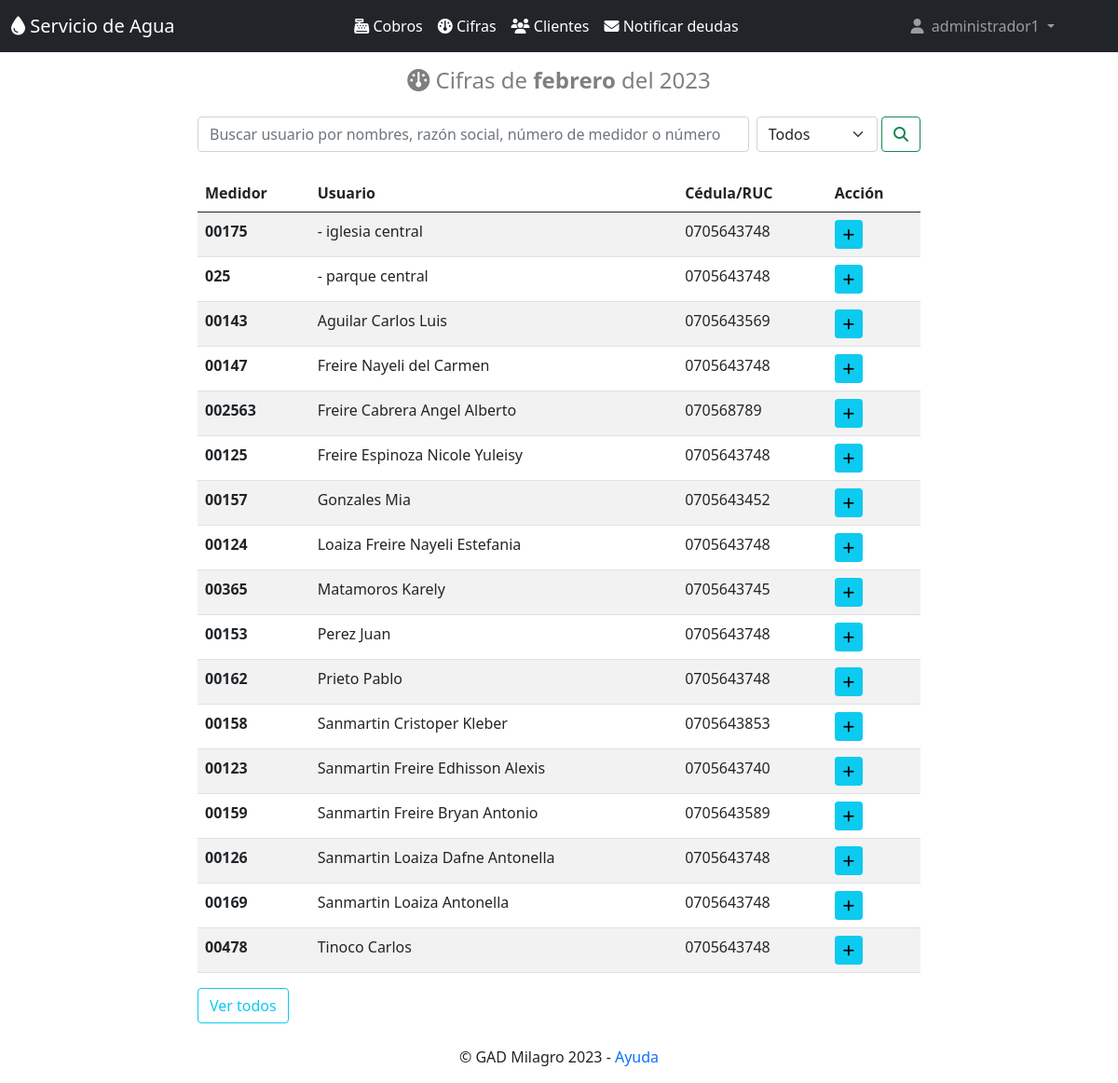
Screenshot of /cifras/ (signed in) with the database file from the repository.
### clientes/models.py (models this page shows, shortened)
class Cliente(models.Model):
    nombres=models.CharField(max_length=50)
    apellidos=models.CharField(max_length=30,null=True, blank=True)
    detalle=models.CharField(max_length=30,null=True, blank=True)
    medidor=models.CharField(max_length=10, unique=True)
    cedula=models.CharField(max_length=15)
    email=models.EmailField()
    direccion=models.CharField(max_length=50,null=True, blank=True)
    celular=models.CharField(max_length=10,null=True, blank=True)
    deuda=models.CharField(max_length=1, choices=deuda, default='n',null=True, blank=True)
    ultima_cifra=models.CharField(max_length=30,default='null',null=True, blank=True)
    class Meta:
        db_table = 'cliente'
        verbose_name = 'Cliente'
        verbose_name_plural = 'clientes'
        ordering = ['apellidos']

### cifras/views.py (the view)
# urls.py: path('cifras/', seleccion_clientes),
def seleccion_clientes(request):
    busqueda = request.GET.get("buscar")
    filtro = request.GET.get("filtro")
    try:
        clientes = Cliente.objects.all()
    except Cliente.DoesNotExist:
        raise Http404
    date = datetime.date.today()
    año = date.strftime("%Y")
    mes = date.strftime("%B")
    fecha = mes+año
    try:
        if busqueda and (str(filtro)=='1' or str(filtro)=='2'):
            if str(filtro) == '2':
                    clientes = Cliente.objects.filter(
                        Q(ultima_cifra__icontains = fecha)).filter(
                        Q(nombres__icontains = busqueda) |
                        Q(apellidos__icontains = busqueda)|
                        Q(medidor__icontains = busqueda) |
                        Q(cedula__icontains = busqueda)
                    ).distinct()
                    messages.success(request, "los resultados para la busqueda "+busqueda+" y el filto 'cifras ingresadas' son:")
            if str(filtro) == '1':
                clientes = Cliente.objects.filter(
                    Q(nombres__icontains = busqueda) |
                    Q(apellidos__icontains = busqueda)|
                    Q(medidor__icontains = busqueda) |
                    Q(cedula__icontains = busqueda)
                ).exclude(
                    Q(ultima_cifra__icontains = fecha)).distinct()
                messages.success(request, "los resultados para la busqueda "+busqueda+" y el filto 'cifras por ingresar' son:")
        else:
            if busqueda:
                messages.success(request, " Los resultados encontrados para la busqueda '"+busqueda+"' son:")
                clientes = Cliente.objects.filter(
                    Q(nombres__icontains = busqueda) |
                    Q(apellidos__icontains = busqueda)|
                    Q(medidor__icontains = busqueda) |
                    Q(cedula__icontains = busqueda)
                ).distinct()
            if filtro:
                if str(filtro) == '2':
                    clientes = Cliente.objects.filter(
                        Q(ultima_cifra__icontains = fecha)).distinct()
                    messages.success(request, "Los usuarios con cifras actualizadas son:")
                if str(filtro) == '1':
                    clientes = Cliente.objects.exclude(
                        Q(ultima_cifra__icontains = fecha)).distinct()
                    messages.success(request, "Los usuarios con cifras sin ingresar son:")
    except Cliente.DoesNotExist:
                raise Http404
    return render(request, "cifras.html", {"clientes": clientes,"filtro":filtro,"fecha":fecha,"mes":mes, "año":año})

### templates/cifras.html (shortened to what this page needs)
{% extends "home.html" %}
{% block content %}
{% load i18n %}
<div class="container mb-1 " style="max-width: 800px;">
    <h4 class="text-black-50 text-center py-3"> <i class="fa-solid fa-gauge"></i> Cifras de <b>{% filter slugify %}{% trans mes %}{% endfilter %}</b> del {{ año }}</h4>
</div>
<div class="container " style="max-width: 800px;">
    <form class="d-flex" method="GET">
        <input class="form-control me-2" type="search" placeholder="Buscar usuario por nombres, razón social, número de medidor o número de cédula" aria-label="Search" name="buscar" value="">
        <select name="filtro" style="max-width: 130px;" class="form-select" aria-label="Default select example">
            <option selected>Todos</option>
        </select>&nbsp;
        <button title="Realizar la búsqueda" class="btn btn-outline-success" type="submit"><i class="fa-solid fa-magnifying-glass"></i></button>
    </form>
</div>
<div class="container py-4" style="max-width: 800px;">
    <table class="table table-responsive table-striped">
        <thead>
            <tr>
                <th>Medidor</th>
                <th>Usuario</th>
                <th>Cédula/RUC</th>
                <th>Acción</th>
            </tr>
        </thead>
        <tbody>
            {% for cliente in clientes %}
                {% if cliente.detalle != 'eliminado' %}
                    <tr>
                    <th scope="row">{{ cliente.medidor }}</th>
                        <td>{% if cliente.apellidos == None %} - {% else %} {{ cliente.apellidos }} {% endif %}{{ cliente.nombres }} </td>
                        <td>{{ cliente.cedula }}</td>
                        <td>
                            {% if cliente.ultima_cifra == fecha %}
                                <a title="Ver cifras ingresadas" class="btn btn-sm btn-outline-warning " href="/ingresarcifra/{{cliente.id}}"><i class="fa-solid fa-eye"></i></a>
                            {% else %}
                                <a title="Ingresar nueva cifra" class="btn btn-sm btn-info " href="/ingresarcifra/{{cliente.id}}"><i class="fa-solid fa-plus"></i></a>
                            {% endif %}
                        </td>
                    </tr>
                {% endif %}
            {% endfor %}
            </tbody>
    </table>
    <a class="btn btn-outline-info" href="/cifras">Ver todos</a> &nbsp;&nbsp;
</div>
{% endblock %}

### templates/home.html (shortened to what this page needs)
<!doctype html>
<html lang="es">
    <head>
        <link href="https://cdn.jsdelivr.net/npm/bootstrap@5.0.2/dist/css/bootstrap.min.css" rel="stylesheet">
        <link href="https://cdnjs.cloudflare.com/ajax/libs/font-awesome/6.2.1/css/all.min.css" rel="stylesheet">
        {% load static %}
    </head>
    <body >
        {% if user.is_authenticated %}
            <nav class="navbar navbar-expand-lg navbar-dark bg-dark " >
                <div class="container-fluid">
                        <a title="Página principal" class="navbar-brand" href="/">
                            <i class="fa-sharp fa-solid fa-droplet"></i> Servicio de Agua</a>
                    <div class="collapse navbar-collapse" id="navbarSupportedContent">
                        <ul class="navbar-nav ms-auto mb-2 mb-lg-0">
                            <li class="nav-item">
                                <a title="Realizar cobros del servicio" class="nav-item nav-link active" href="/cobros"><i class="fa-solid fa-cash-register"></i> Cobros</a>
                            </li>
                            <li class="nav-item ">
                                <a title="Ingresar cifras de consumo" class="nav-item nav-link active" href="/cifras"><i class="fa-solid fa-gauge"></i> Cifras</a>
                            </li>
                            <li class="nav-item">
                                <a title="Clientes del servicio" class="nav-item nav-link active" href="/clientes"><i class="fa-solid fa-users"></i> Clientes</a>
                            </li>
                            <li class="nav-item dropdown">
                                <a title="Notificar deudas de usuarios" class="nav-item nav-link active" href="/notificaciones"><i class="fa-solid fa-envelope"></i> Notificar deudas</a>
                            </li>
                        </ul>
                        <ul class="navbar-nav ms-auto   mb-2 mb-lg-0">
                            <li class="nav-item dropdown">
                                <a class="nav-link dropdown-toggle" href="#" id="navbarDarkDropdownMenuLink" role="button" data-bs-toggle="dropdown" aria-expanded="false">
                                    <i class="fa-solid fa-user"></i> &nbsp;{{ user }}
                                </a>
                            </li>
                        </ul>
                    </div>
                </div>
            </nav>
            {% block content %}{% endblock %}
        {% else %}
                            {% load static %}
        {% endif %}
        <p class="text-center">© GAD Milagro 2023 {% if user.is_authenticated %}- <span><a href="https://drive.google.com/file/d/16-8JYegC2xnaQnbSgStOgYeFJUycr0b_/view?usp=share_link" class="enlace-sin-subrayado" style="margin-left" target="_blank"> Ayuda</a></span>{% endif %}</p>
  </body>
</html>

### templates/home.html (style rules this page uses)
.enlace-sin-subrayado { text-decoration: none; }

### rows the page displays
Cliente: medidor "00175", nombres "iglesia central", cedula "0705643748"
Cliente: medidor "025", nombres "parque central", cedula "0705643748"
Cliente: medidor "00143", apellidos "Aguilar", nombres "Carlos Luis", cedula "0705643569"
Cliente: medidor "00147", apellidos "Freire", nombres "Nayeli del Carmen", cedula "0705643748"
Cliente: medidor "002563", apellidos "Freire Cabrera", nombres "Angel Alberto", cedula "070568789"
Cliente: medidor "00125", apellidos "Freire Espinoza", nombres "Nicole Yuleisy", cedula "0705643748"
Cliente: medidor "00157", apellidos "Gonzales", nombres "Mia", cedula "0705643452"
Cliente: medidor "00124", apellidos "Loaiza Freire", nombres "Nayeli Estefania", cedula "0705643748"
Cliente: medidor "00365", apellidos "Matamoros", nombres "Karely", cedula "0705643745"
Cliente: medidor "00153", apellidos "Perez", nombres "Juan", cedula "0705643748"
Cliente: medidor "00162", apellidos "Prieto", nombres "Pablo", cedula "0705643748"
Cliente: medidor "00158", apellidos "Sanmartin", nombres "Cristoper Kleber", cedula "0705643853"
Cliente: medidor "00123", apellidos "Sanmartin Freire", nombres "Edhisson Alexis", cedula "0705643740"
Cliente: medidor "00159", apellidos "Sanmartin Freire", nombres "Bryan Antonio", cedula "0705643589"
Cliente: medidor "00126", apellidos "Sanmartin Loaiza", nombres "Dafne Antonella", cedula "0705643748"
Cliente: medidor "00169", apellidos "Sanmartin Loaiza", nombres "Antonella", cedula "0705643748"
Cliente: medidor "00478", apellidos "Tinoco", nombres "Carlos", cedula "0705643748"

### other values shown
{{ user }} "administrador1"
